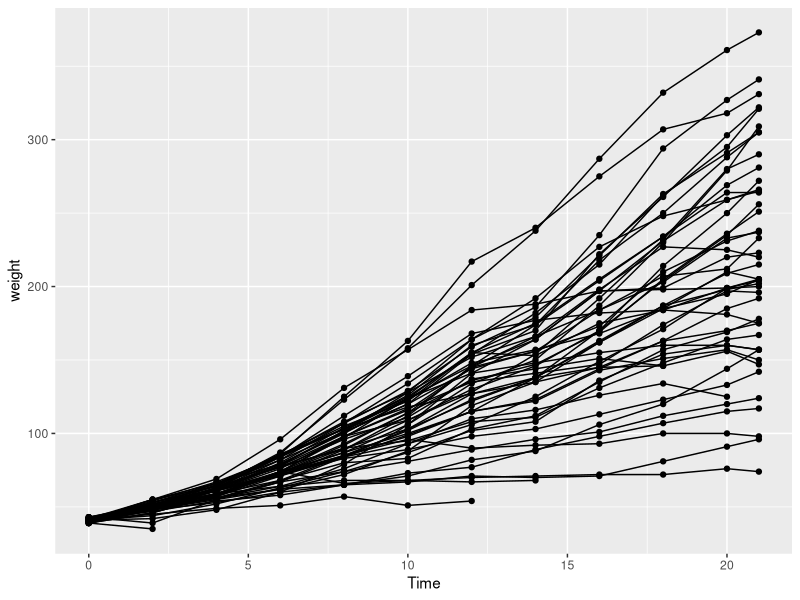
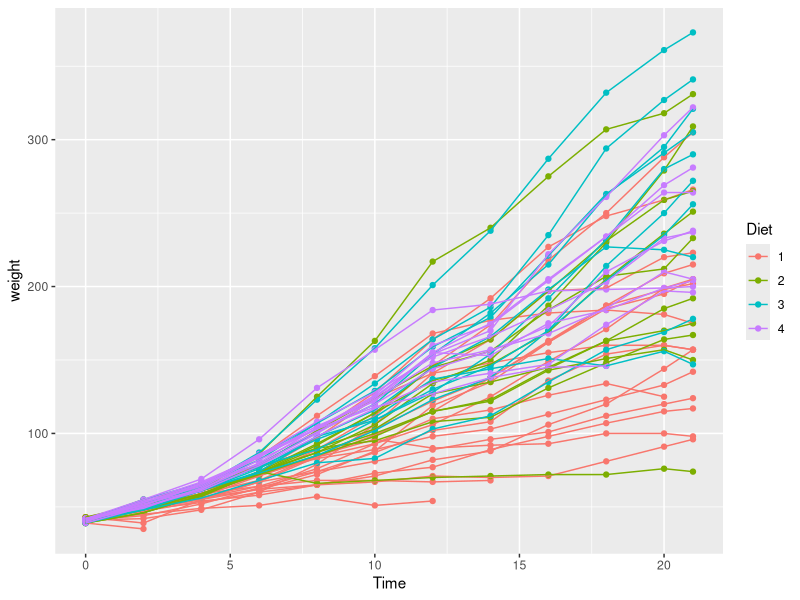
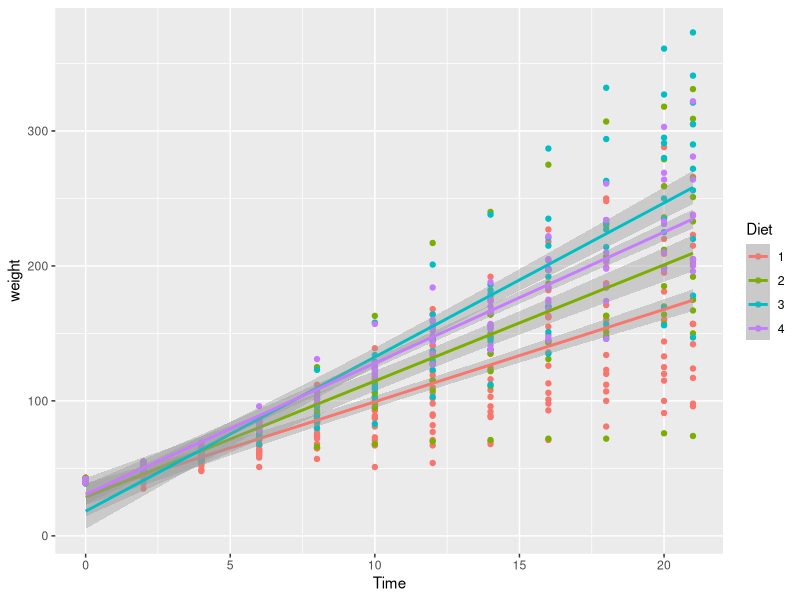
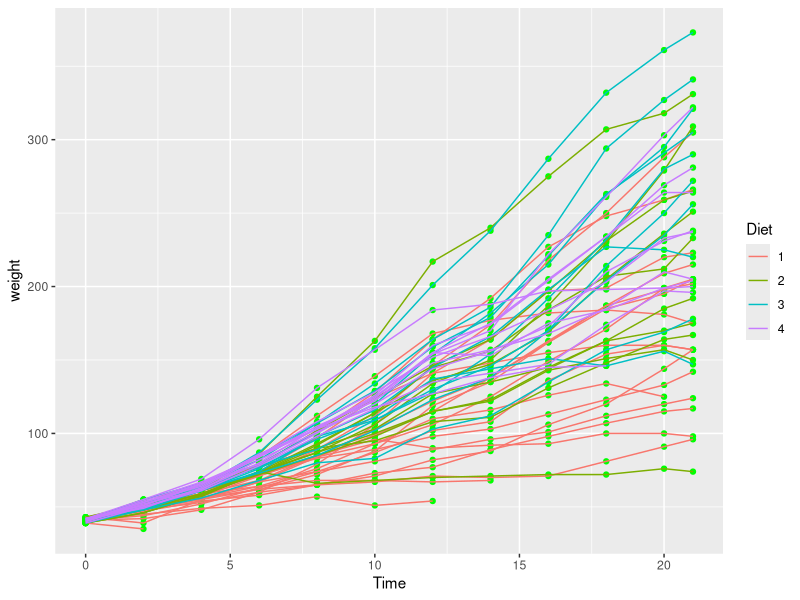
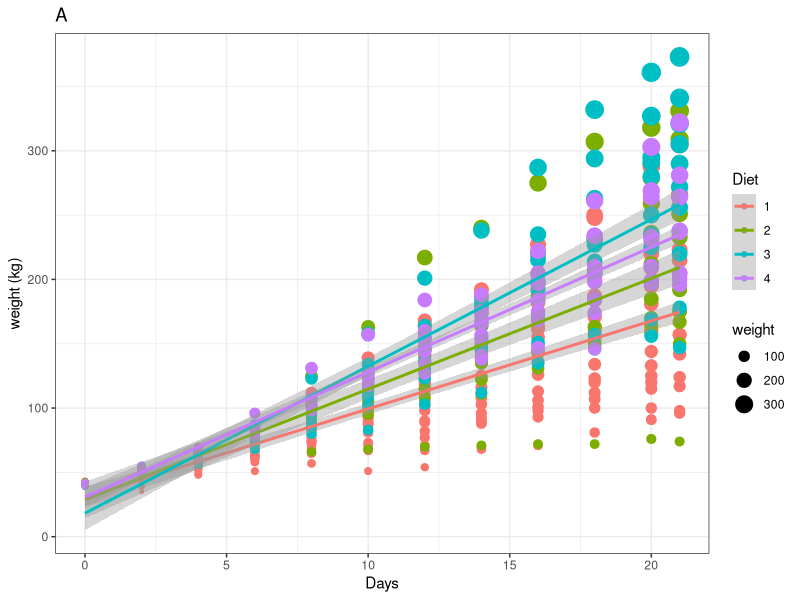
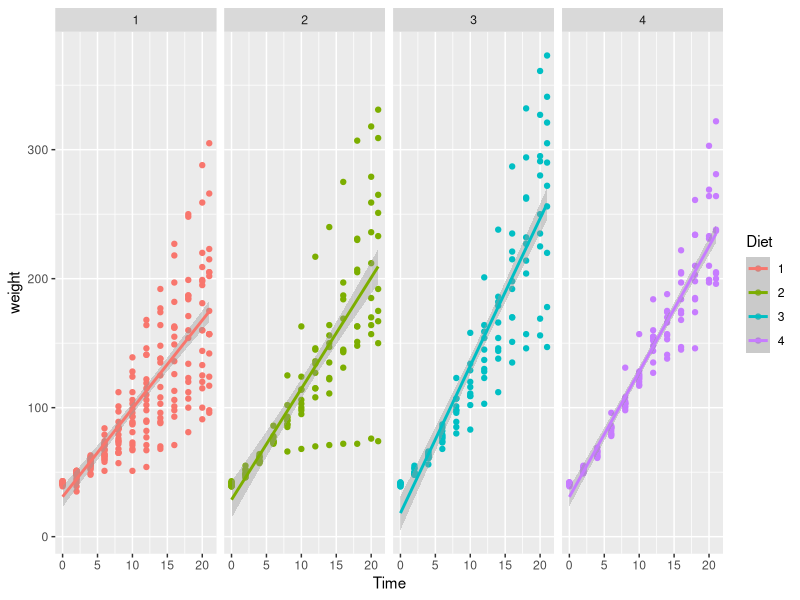
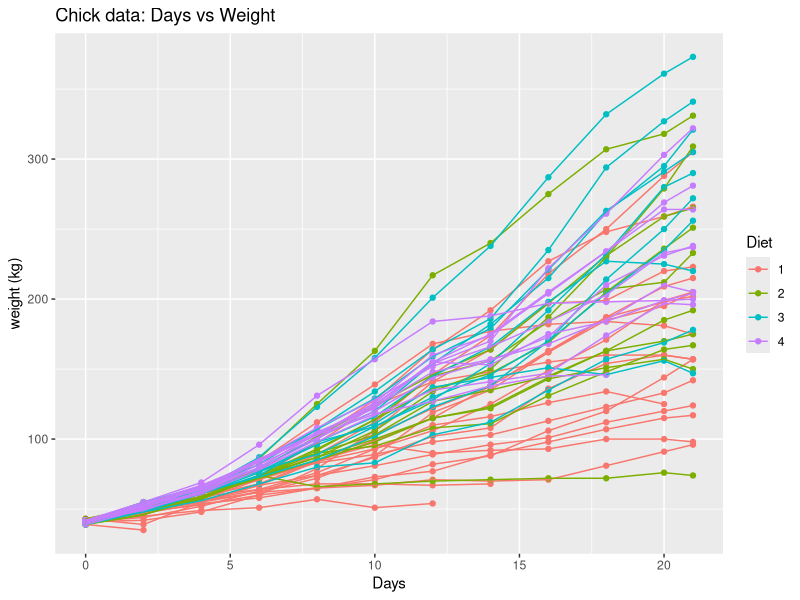
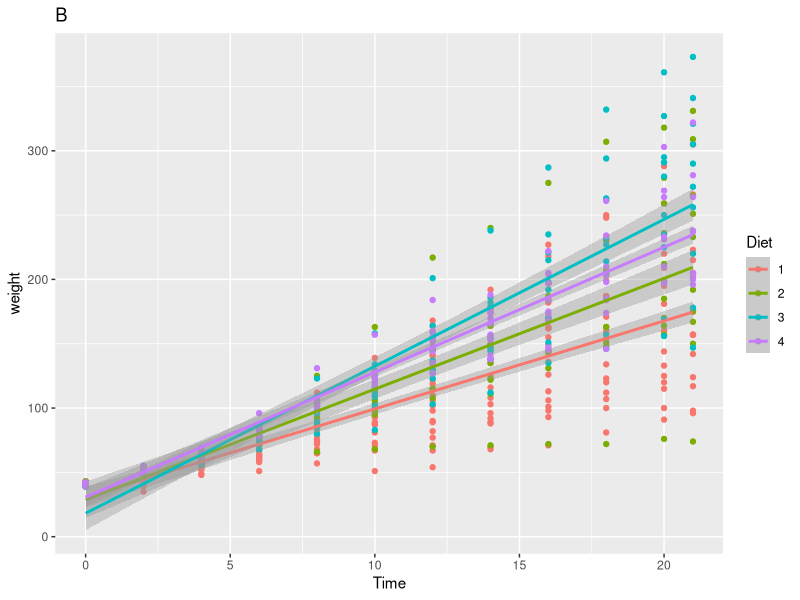

Write R code to recreate these figures, in order. (Note: this script raises an error after producing the figures.)
# Plotting in R using ggplot
# Day 2
# Nicole Okkers
# 30 January 2019

# Load Libraries
library(tidyverse)

Chicks <- datasets::ChickWeight # this is the command to 'activate' the dataset 'chickweight' (for the exercise, choose 3 data sets from this built-in data sets)
??ChickWeight

ggplot(data = Chicks, aes( x = Time, y = weight)) +
  geom_point() +
  geom_line(aes(group = Chick))

ggplot(Chicks, aes( x = Time, y = weight, colour = Diet)) +
  geom_point() +
  geom_line(aes(group = Chick))
 
ggplot(Chicks, aes( x = Time, y = weight, colour = Diet)) +
  geom_point() +
  geom_smooth(method = "lm")

ggplot(Chicks, aes( x = Time, y = weight, colour = Diet)) +
  geom_point(color = "green") + # assinging colours to the points
  geom_line(aes(group = Chick))

ggplot(Chicks, aes( x = Time, y = weight, colour = Diet)) +
  geom_point(aes (size = weight )) +
  geom_smooth(method = "lm") +
labs(x = "Days", y ="weight (kg)") + # Changing Lables
  ggtitle( "A") +
  theme_bw()

# Facetting in ggplot
library(ggpubr) # run the ggpubr library in order to activate "facet_wrap" and "ggarrange"

ggplot(Chicks, aes( x = Time, y = weight , colour = Diet)) +
  geom_point() +
  geom_smooth(method = 'lm') +
  facet_wrap(~Diet, ncol = 4)

Chicks_2 <- Chicks %>% 
  filter(Time == 21)

plot_1 <- ggplot(Chicks, aes(x = Time, y = weight, colour = Diet)) +
  geom_point() +
  geom_line(aes(group = Chick)) +
  labs(x = "Days", y ='weight (kg)') +
  ggtitle( "Chick data: Days vs Weight")
plot_1

plot_2 <- ggplot(Chicks, aes(x = Time, y = weight, colour = Diet)) +
  geom_point() +
  geom_smooth(method = "lm") +
  ggtitle("B")
plot_2

plot3 <- ggplot(data = Chicks_2, aes(x = weight)) +
  geom_histogram(aes(fill = Diet), position = "dodge", binwidth = 100) + # "position" makes sure that the bars are next(alongside eachother) to eachother and not on top or behind eachother
  labs(x = "Final Mass (g)", y ="Count") # instruction to make histogram type graph
plot3

plot4 <- ggplot(data = Chicks_2, aes(x = Diet, y = weight)) +
  geom_boxplot(aes(fill = Diet)) + # this is the command to produce a boxplot
  labs(x = "Diet", y = "Final Mass (g)")
plot4

plot_combined <- ggarrange(plot_1, plot_2, plot3, plot4) # install package ggpubr and then use the ggarrange to combine all of the plots

# third Library
library(boot)

Urine <- boot::urine # Assigning a name to the data set so that it shows up in the environment
??Urine # use the help function to understand the data a bit more

Urine %>%
  select(-cond) # This is the command to remove a collumn ; in this case, the conductivity collumn was removed

ggplot(data = urine, aes(x = osmo, y = ph)) +
  geom_point(aes(colour = cond)) # command to create a scatter plot graph. The scale (colour variation) helps you to compare

ggplot(data = urine, aes(x = osmo, y = ph)) +
  geom_point(aes(colour = as.factor(r)))
N

# [A.A]
# Neat script
# SCript runs complete
# Sufficeint comments, nicely done
